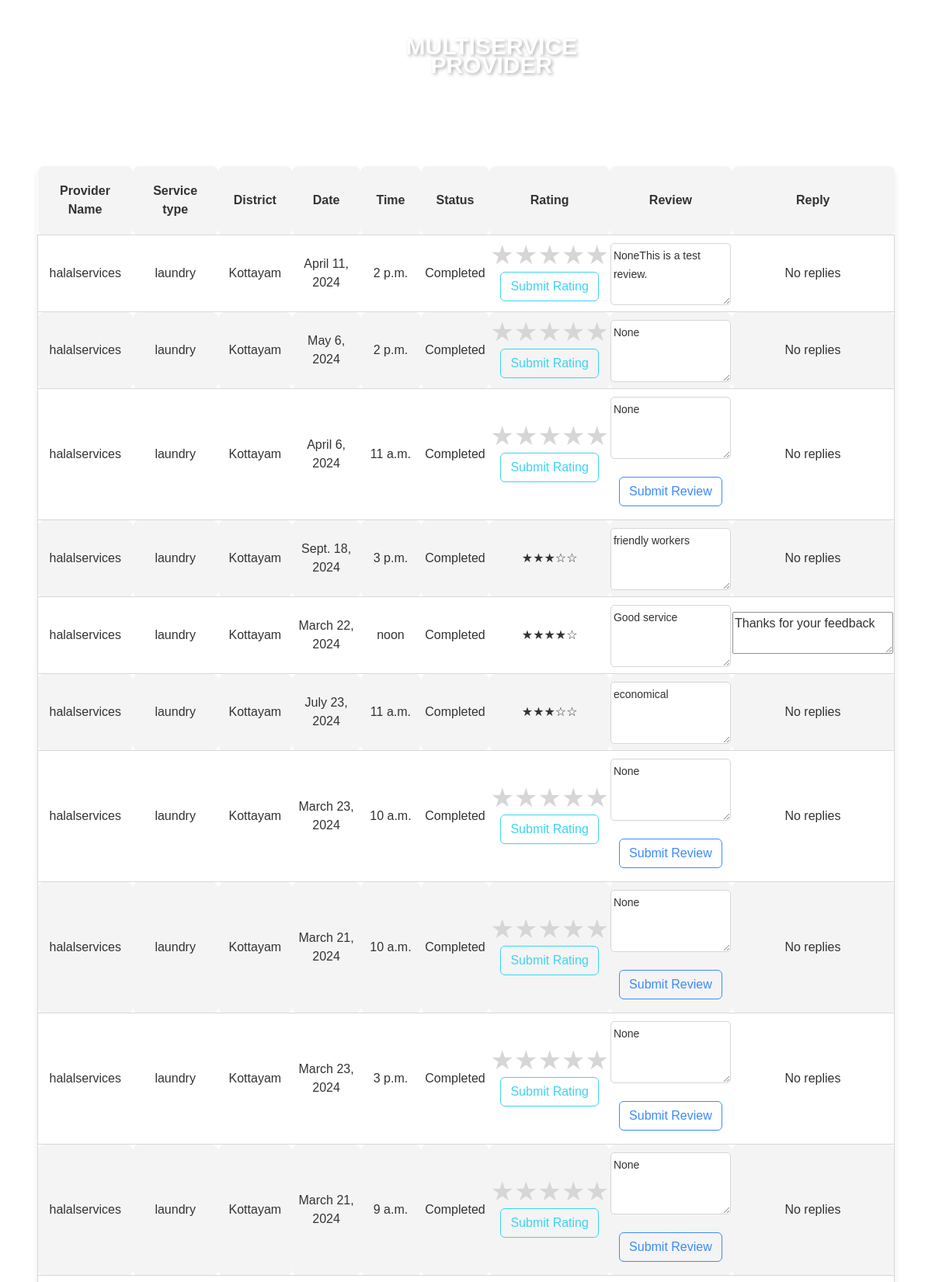
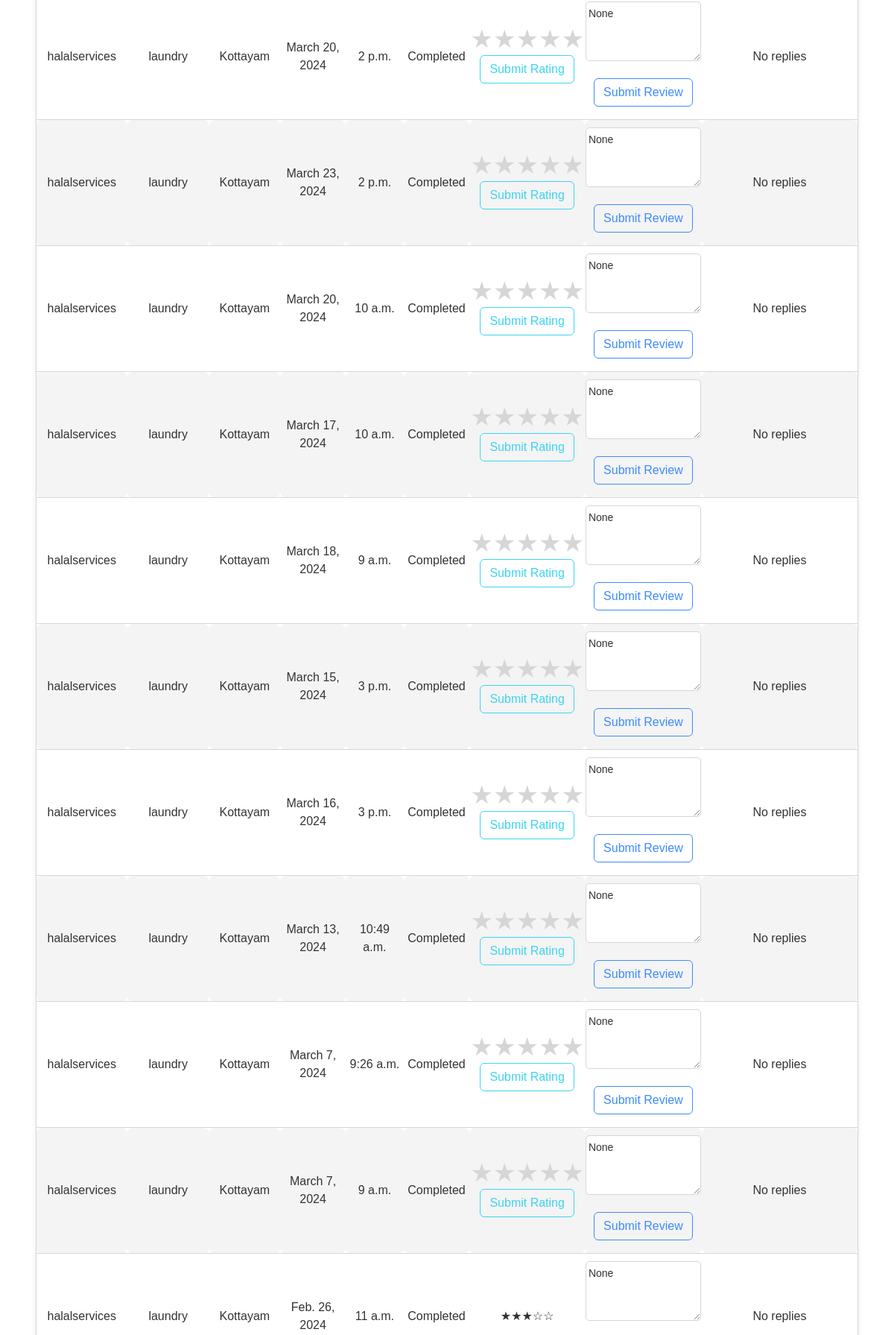
Screenshot of /client_bookings/2/ (signed in, upper part) with the database file from the repository (2 pictures, top to bottom).
### app1/models.py (models this page shows)
class Branch(models.Model):
    branchid = models.AutoField(primary_key=True)
    providerid = models.ForeignKey(ServiceProvider, on_delete=models.CASCADE)
    providername = models.CharField(max_length=100)
    service_type = models.ForeignKey(ServiceTypes, on_delete=models.CASCADE)
    district = models.CharField(max_length=100)
    pincode = models.IntegerField()
    status = models.CharField(max_length=10, default='inactive')

class ServiceTypes(models.Model):
    service_id = models.AutoField(primary_key=True)
    service_type = models.CharField(max_length=100, unique=True)
    description = models.TextField(blank=True, null=True)
    number_of_providers = models.IntegerField(default=0)

class Service(models.Model):
    ASSIGNED = 'assigned'
    UNDERPROGRESS = 'underprogress'
    COMPLETED = 'completed'
    CANCELED = 'canceled'
    REPORTGIVEN = 'reportgiven'
    REPORTVERIFIED = 'reportverified'
    REQUESTED = 'requested'
    IN_PROGRESS = 'in_progress'
    COMPLETED = 'completed'
    CANCELED = 'canceled'
    STATUS_CHOICES = [
        (ASSIGNED, 'Assigned'),
        (UNDERPROGRESS, 'Underprogress'),
        (COMPLETED, 'Completed'),
        (CANCELED, 'Canceled'),
        (REPORTGIVEN, 'Report Given'),
        (REPORTVERIFIED, 'Report Verified'),
    ]
    PAYMENT_STATUS_CHOICES = [
        (REQUESTED, 'Requested'),
        (IN_PROGRESS, 'In Progress'),
        (COMPLETED, 'Completed'),
    ]
    serviceid = models.AutoField(primary_key=True)  # New field as primary key and autoincrement
    bookingid = models.ForeignKey('ClientBooking', on_delete=models.CASCADE)  # Foreign key to ClientBooking model
    clientid = models.ForeignKey('Client', on_delete=models.CASCADE)
    district = models.TextField(max_length=100)
    branchid = models.ForeignKey('Branch', on_delete=models.CASCADE)
    workerid = models.ManyToManyField('Worker')
    date = models.DateField()
    time = models.TimeField()
    status = models.CharField(max_length=15, choices=STATUS_CHOICES, default=ASSIGNED)
    rating = models.IntegerField(blank=True, null=True)  # Field to store the rating
    review = models.TextField(blank=True, null=True)
    reply= models.TextField(blank=True, null=True)
    paymentstatus = models.CharField(max_length=15, choices=PAYMENT_STATUS_CHOICES, default=REQUESTED)

### app1/views.py (the view)
# urls.py: path('client_bookings/<int:client_id>/', views.client_bookings, name='client_bookings'),
@login_required
def client_bookings(request, client_id):
    client_bookings = Service.objects.filter(clientid_id=client_id)
    client_name = Client.objects.get(user_id=client_id).first_name
    provider_info = []
    for booking in client_bookings:
        branch_id = booking.branchid_id
        branch = Branch.objects.get(pk=branch_id)
        provider_name = branch.providername
        service_type = branch.service_type.service_type
    context = {
        'client_bookings': client_bookings,
        'client_name': client_name,
        'provider_name': provider_name,
        'service_type': service_type,
        'worker_report': worker_report,
    }
    return render(request, 'client_bookings.html', context)

### app1/templates/client_bookings.html (shortened to what this page needs)
{% load static %}
<!doctype html>
<html class="no-js" lang="en">
<head>
        <link rel="stylesheet" href="{% static 'userassets/css/bootstrap.min.css' %}">
        <link rel="stylesheet" href="{% static 'userassets/css/font-awesome.min.css' %}">
        <link rel="stylesheet" href="{% static 'userassets/css/ie7.css' %}">
        <link rel="stylesheet" href="{% static 'userassets/css/plugins.css' %}">
        <link rel="stylesheet" href="{% static 'userassets/css/style.css' %}">
    </head>
    <link rel="stylesheet" href="https://cdnjs.cloudflare.com/ajax/libs/font-awesome/6.0.0/css/all.min.css" />
    <body>
        <header class="header-area ">
            <div class="header-container">
                <div class="row ">
                    <div class="col-lg-5 display-none-md display-none-xs">
                        <div class="ht-main-menu ">
                            <nav>
                                <ul class="text-white">
                                    <li class="active"><a href="{% url 'userpage' %}"  class="text-white">HOME </a>
                                    </li>
                                    <li><a href="{% url 'user_logout' %}" class="text-white">Logout</a></li>
                                </ul>
                            </nav>
                        </div>
                    </div>
                    <div class="col-lg-2 col-sm-4">
                        <div class="logo text-center">
                            <a href="" class="logo-text">MULTISERVICE <span class="provider-text" style="padding-top: 30px;">PROVIDER</span></a>
                        </div>
                    </div>
                    <div class="col-lg-5 col-sm-8">
                        <div class="header-content d-flex justify-content-end">
                            <div class="settings-wrapper">
                                <a href="#"><i class="fas fa-bell text-white"></i></a>
                            </div>
                            <div class="cart-wrapper">
                                <a href="#"><i class="fas fa-user text-white"></i></a>
                                <span class="text-white">{{request.user}}</span>
                            </div>
                        </div>
                    </div>
                </div>
            </div>
        </header>
                            <br> <br> <br> <br> <br> <br>
                            <div class="booking-box mx-5">
                                <h1 class="text-white fw-bolder">My Bookings</h1>
                                <table class="bookings-table">
                                    <thead>
                                        <tr>
                                            <th>Provider Name</th>
                                            <th>Service type</th>
                                            <th>District</th>
                                            <th>Date</th>
                                            <th>Time</th>
                                            <th>Status</th>
                                            <th>Rating</th>
                                            <th>Review</th>
                                            <th>Reply</th>
                                        </tr>
                                    </thead>
                                    <tbody>
                                      {% for booking in client_bookings reversed %}
                                      {% if booking.paymentstatus == 'completed' %}
                                      <tr class="booking-item">
                                          <td>{{ provider_name }}</td>
                                          <td>{{ service_type }}</td>
                                          <td>{{ booking.district }}</td>
                                          <td>{{ booking.date }}</td>
                                          <td>{{ booking.time }}</td>
                                          <td>{{ booking.status }}</td>
                                          <td>
                                            {% if booking.rating %}
                                                {% if booking.rating == 1 %}
                                                    &#9733;&#9734;&#9734;&#9734;&#9734;
                                                {% elif booking.rating == 2 %}
                                                    &#9733;&#9733;&#9734;&#9734;&#9734;
                                                {% elif booking.rating == 3 %}
                                                    &#9733;&#9733;&#9733;&#9734;&#9734;
                                                {% elif booking.rating == 4 %}
                                                    &#9733;&#9733;&#9733;&#9733;&#9734;
                                                {% else %}
                                                    &#9733;&#9733;&#9733;&#9733;&#9733;
                                                {% endif %}
                                            {% else %}
                                                <form method="post" action="{% url 'update_rating' %}">
                                                  <div class="rating">
                                                      <label for="star5_{{ booking.serviceid }}">&#9733;</label>
                                                      <label for="star4_{{ booking.serviceid }}">&#9733;</label>
                                                      <label for="star3_{{ booking.serviceid }}">&#9733;</label>
                                                      <label for="star2_{{ booking.serviceid }}">&#9733;</label>
                                                      <label for="star1_{{ booking.serviceid }}">&#9733;</label>
                                                  </div>
                                                  <center>
                                                      <button class="submit-button btn btn-outline-info" type="submit">Submit Rating</button>
                                                  </center>
                                              </form>
                                            {% endif %}
                                        </td>
                                        <td>
                                          <form method="post" action="{% url 'update_review' %}">
                                            <textarea name="review" rows="3" cols="30" placeholder="Write a review">{{ booking.review }}</textarea>
                                            {% if not booking.review %}
                                                <center><button class="submit-button btn btn-outline-primary my-3" type="submit">Submit Review</button></center>
                                            {% endif %}
                                        </form>
                                        </td>
                                        <td>
                                          {% if booking.reply %}
                                          <textarea readonly>{{ booking.reply|default:"No replies" }}</textarea>
                                          {% else %}
                                            No replies
                                          {% endif %}
                                        </td>
                                      </tr>
                                       {% endif %}
                                  {% empty %}
                                      <tr>
                                          <td colspan="7" class="no-bookings">No bookings available</td>
                                      </tr>
                                  {% endfor %}
                                    </tbody>
                                </table>
                            </div>
    </body>
</html>

### rows the page displays
Service: district "Kottayam", date "April 11, 2024", time "2 p.m.", status "Completed", review "NoneThis is a test review.", shows "No replies"
Branch: providername "halalservices"
ServiceTypes: service_type "laundry"
Service: district "Kottayam", date "May 6, 2024", time "2 p.m.", status "Completed", review "None", shows "No replies"
Service: district "Kottayam", date "April 6, 2024", time "11 a.m.", status "Completed", review "None", shows "Submit Review", shows "No replies"
Service: district "Kottayam", date "Sept. 18, 2024", time "3 p.m.", status "Completed", review "friendly workers", shows "No replies"
Service: district "Kottayam", date "March 22, 2024", time "noon", status "Completed", review "Good service", reply "Thanks for your feedback"
Service: district "Kottayam", date "July 23, 2024", time "11 a.m.", status "Completed", review "economical", shows "No replies"
Service: district "Kottayam", date "March 23, 2024", time "10 a.m.", status "Completed", review "None", shows "Submit Review", shows "No replies"
Service: district "Kottayam", date "March 21, 2024", time "10 a.m.", status "Completed", review "None", shows "Submit Review", shows "No replies"
Service: district "Kottayam", date "March 23, 2024", time "3 p.m.", status "Completed", review "None", shows "Submit Review", shows "No replies"
Service: district "Kottayam", date "March 21, 2024", time "9 a.m.", status "Completed", review "None", shows "Submit Review", shows "No replies"
Service: district "Kottayam", date "March 20, 2024", time "2 p.m.", status "Completed", review "None", shows "Submit Review", shows "No replies"
Service: district "Kottayam", date "March 23, 2024", time "2 p.m.", status "Completed", review "None", shows "Submit Review", shows "No replies"
Service: district "Kottayam", date "March 20, 2024", time "10 a.m.", status "Completed", review "None", shows "Submit Review", shows "No replies"
Service: district "Kottayam", date "March 17, 2024", time "10 a.m.", status "Completed", review "None", shows "Submit Review", shows "No replies"
Service: district "Kottayam", date "March 18, 2024", time "9 a.m.", status "Completed", review "None", shows "Submit Review", shows "No replies"
Service: district "Kottayam", date "March 15, 2024", time "3 p.m.", status "Completed", review "None", shows "Submit Review", shows "No replies"
Service: district "Kottayam", date "March 16, 2024", time "3 p.m.", status "Completed", review "None", shows "Submit Review", shows "No replies"
Service: district "Kottayam", date "March 13, 2024", time "10:49 a.m.", status "Completed", review "None", shows "Submit Review", shows "No replies"
Service: district "Kottayam", date "March 7, 2024", time "9:26 a.m.", status "Completed", review "None", shows "Submit Review", shows "No replies"
Service: district "Kottayam", date "March 7, 2024", time "9 a.m.", status "Completed", review "None", shows "Submit Review", shows "No replies"
Service: district "Kottayam", date "Feb. 26, 2024", time "11 a.m.", status "Completed", review "None", shows "No replies"
